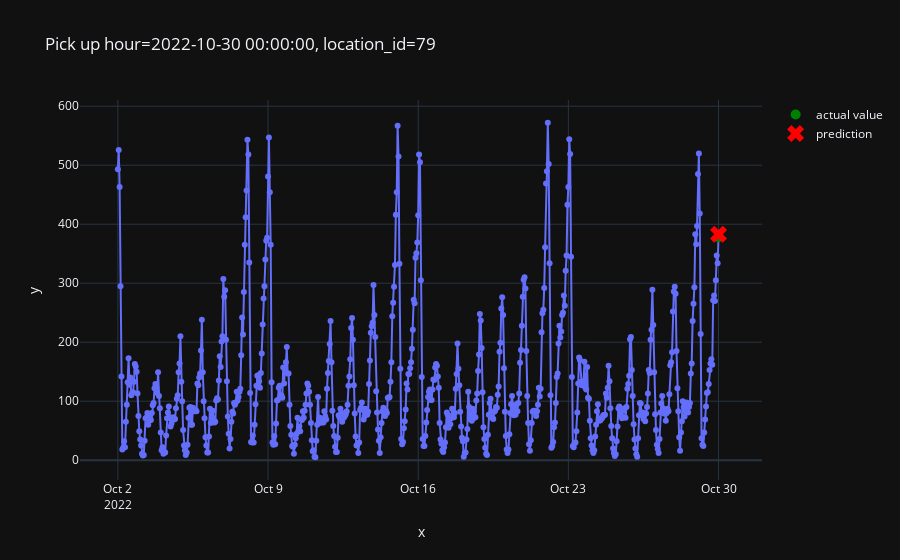

The notebook cell saved with this chart:
### Code cell
from src.plot import plot_one_sample

plot_one_sample(
    example_id=12085,
    features=X_test,
    targets=y_test,
    predictions=pd.Series(predictions)
)

### Figure 1 — Plotly figure (JSON) as saved in the notebook; plotly's stock layout.template omitted (floating-point values rounded to 4 significant figures; data arrays with more than 128 entries replaced by an {"elided": "..."} marker saying what was removed)
{"data": [{"hovertemplate": "x=%{x}<br>y=%{y}<extra></extra>", "legendgroup": "", "line": {"color": "#636efa", "dash": "solid"}, "marker": {"symbol": "circle"}, "mode": "markers+lines", "name": "", "orientation": "v", "showlegend": false, "type": "scatter", "x": {"elided": "673 str values"}, "xaxis": "x", "y": {"elided": "673 int values"}, "yaxis": "y"}, {"line": {"color": "green"}, "marker": {"size": 10}, "mode": "markers", "name": "actual value", "type": "scatter", "x": ["2022-10-30T00:00:00"], "y": [378]}, {"line": {"color": "red"}, "marker": {"size": 15, "symbol": "x"}, "mode": "markers", "name": "prediction", "type": "scatter", "x": ["2022-10-30T00:00:00"], "y": [382.9]}], "layout": {"legend": {"tracegroupgap": 0}, "title": {"text": "Pick up hour=2022-10-30 00:00:00, location_id=79"}, "xaxis": {"anchor": "y", "domain": [0, 1], "title": {"text": "x"}}, "yaxis": {"anchor": "x", "domain": [0, 1], "title": {"text": "y"}}}}
